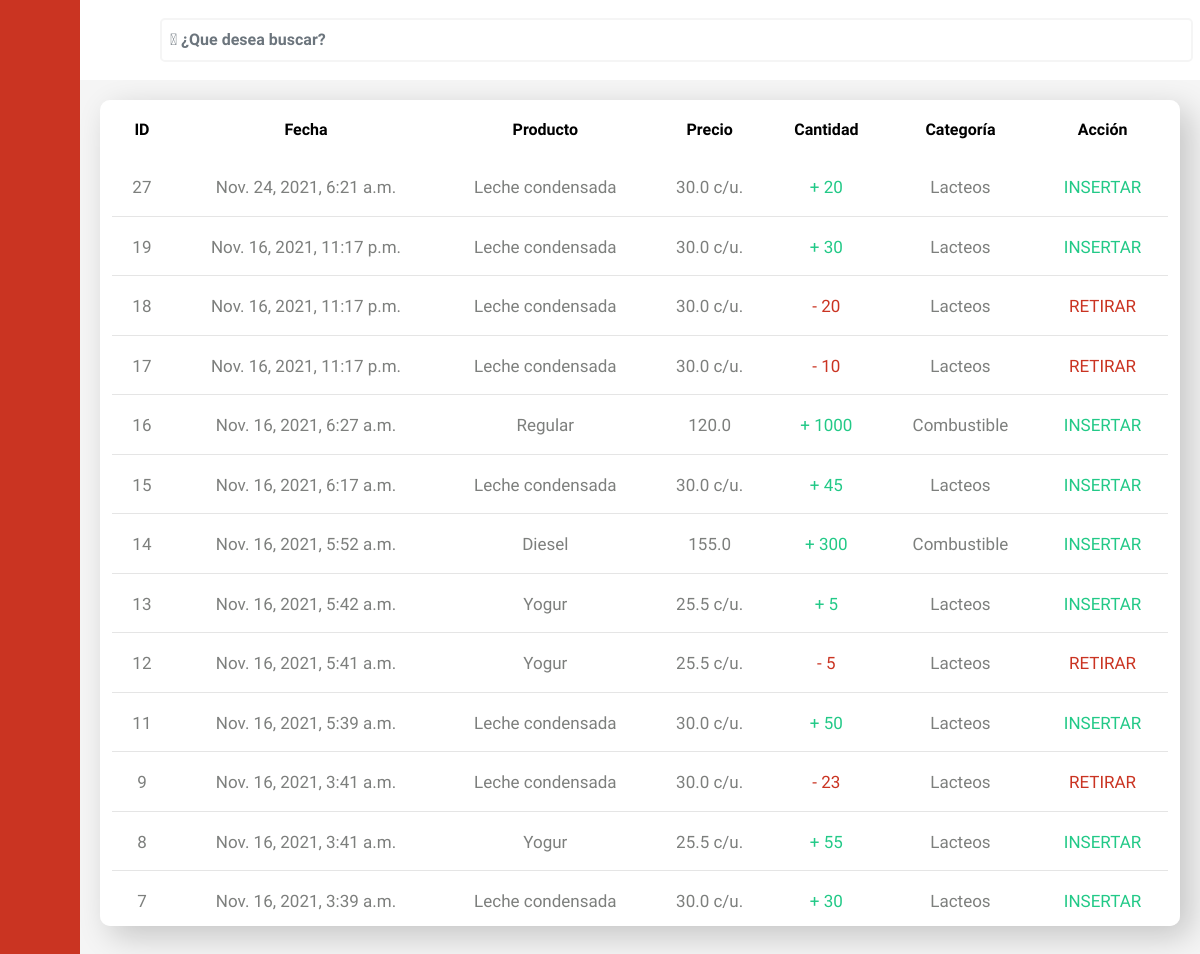
The app's page /NahuCar/history/ (signed in) with its own data.
### app_inventario/models.py (models this page shows, shortened)
class InventoriesHistory(models.Model):
    TYPEACTION = {
        ('1', 'INSERTAR'),
        ('2', 'RETIRAR'),
    }
    created_date = models.DateTimeField(auto_now_add=True, null=True, blank=True)
    quantity     =  models.IntegerField(null=True, blank=True)
    type_action  = models.CharField(max_length=1, choices=TYPEACTION, null=True, blank=True)
    inventory    = models.ForeignKey(Inventories,on_delete=models.CASCADE, null=True, blank=True)

class Inventories(models.Model):
    created_date    = models.DateTimeField(auto_now_add=True, null=True, blank=True)
    updated_date    = models.DateTimeField(auto_now=True, null=True, blank=True)
    inventory_stock = models.IntegerField(null=True, blank=True)
    product         = models.ForeignKey(Product, on_delete=models.CASCADE, null=True, blank=True)

class Product(models.Model):
    product_name      = models.CharField(max_length=50, null=True, blank=True)
    product_existence = models.IntegerField(null=True,blank=True)
    product_price     = models.FloatField(null=True, blank=True)
    category          = models.ForeignKey(Categories,on_delete=models.CASCADE, null=True, blank=True)
    product_active    = models.CharField(max_length=1, default="1", null=True, blank=True)

class Categories(models.Model):
    category_name = models.CharField(max_length=50, null=True, blank=True)

### app_inventario/views.py (the view)
# urls.py: path('history/', views.history, name='history'),
@login_required
def history(request):
    histories = InventoriesHistory.objects.all()[::-1]
    q = request.GET.get('q')
    if q:
        if InventoriesHistory.objects.filter(id__startswith=q):
            histories = InventoriesHistory.objects.filter(id__startswith=q)[::-1]
        elif InventoriesHistory.objects.filter(inventory__product__product_name__startswith=q):
            histories = InventoriesHistory.objects.filter(inventory__product__product_price__startswith=q)[::-1]
        elif InventoriesHistory.objects.filter(inventory__product__product_price__startswith=q):
            histories = InventoriesHistory.objects.filter(inventory__product__product_price__startswith=q)[::-1]
        elif InventoriesHistory.objects.filter(quantity__startswith=q):
            histories = InventoriesHistory.objects.filter(quantity__startswith=q)[::-1]
        elif InventoriesHistory.objects.filter(inventory__product__category__category_name__startswith=q):
            histories = InventoriesHistory.objects.filter(inventory__product__category__category_name__startswith=q)[::-1]
        else:
            histories = InventoriesHistory.objects.all()[::-1]
    else:
        histories = InventoriesHistory.objects.all()[::-1]
    ctx = {"histories":histories}
    return render(request, 'inventario/history.html',ctx)

### app_inventario/templates/inventario/history.html (shortened to what this page needs)
{% extends 'base.html' %}
{% load static %}
{% block css %}
    <link rel="stylesheet" href="{% static 'NahuCar/css/input_search.css' %}">
    <link rel="stylesheet" href="{% static 'NahuCar/css/form.css' %}">
    <link rel="stylesheet" href="{% static 'NahuCar/css/table.css' %}">
    <link rel="stylesheet" href="{% static 'NahuCar/css/filter.css' %}">
{% endblock css %}
{% block search %}
    <form action="{% url 'NahuCar:history' %}" method="get">
        <input style="width:100vh;"type="search" name="q" value="{{ q|default_if_none:'' }}" class="form-control" autocomplete="off" placeholder=" ¿Que desea buscar?">
    </form>
{% endblock search %}
{% block container %}
    <div class="container ">
        <div class="row">
            <div class="col-xl-12 col-lg-12 style-general-table">
                <table class="table-products">
                    <thead>
                        <tr>
                            <td>ID</td>
                            <td>Fecha</td>
                            <td>Producto</td>
                            <td>Precio</td>
                            <td>Cantidad</td>
                            <td>Categoría</td>
                            <td>Acción</td>
                        </tr>
                    </thead>
                    <tbody>
                        {% for record in histories %}
                            <tr>
                                <td>{{record.id}}</td>
                                <td>{{record.created_date}}</td>
                                <td>{{record.inventory.product.product_name}}</td>
                                {% if record.inventory.product.category.category_name == 'Combustible' %}
                                <td>{{record.inventory.product.product_price}} </td>
                                {% else %}
                                <td>{{record.inventory.product.product_price}} c/u.</td>
                                {% endif %}
                                {% if record.type_action == '1' %}
                                    <td style="color: #22c987;"> + {{record.quantity}}</td>
                                {% elif record.type_action == '2'%}
                                    <td style="color: #ca3422;"> - {{record.quantity}}</td>
                                {% endif %}
                                <td>{{record.inventory.product.category.category_name}}</td>
                                {% if record.type_action == '1' %}
                                    <td style="color: #22c987;"> {{record.get_type_action_display}}</td>
                                {% elif record.type_action == '2'%}
                                    <td style="color: #ca3422;"> {{record.get_type_action_display}}</td>
                                {% endif %}
                            </tr>
                        {% endfor %}
                    </tbody>
                </table>
            </div>
        </div>
    </div>
{% endblock container %}

### global_templates/base.html (shortened to what this page needs)
{% load static %}
<!DOCTYPE html>
<html lang="en">
<head>
    <link rel="stylesheet" href="{% static 'NahuCar/bootstrap/bootstrap.min.css' %}">
    <link rel="stylesheet" href="{% static 'NahuCar/css/menu.css' %}">
    <link href="https://haubek.github.io/dist/css/component-chosen.min.css" rel="stylesheet">
    {% block css %}{% endblock css %}
</head>
<body id="body">
    <header id="header">
        <div class="icon-menu">
            <i class="fas fa-bars" id="btn-open"></i>
        </div>
        {% block search %}{% endblock search %}
    </header>
    <div class="menu-side" id="menu-side">
        <div class="options-menu">
            <a href="{% url 'NahuCar:inventory' %}">
                <div class="option">
                    <i class="fas fa-gas-pump" title="Combustible"></i>
                    <h4>Inventario</h4>
                </div>
            </a>
            {% if request.user.is_superuser %}
                <a href="{% url 'NahuCar:products' %}">
                    <div class="option">
                        <i class="fas fa-shopping-cart" title="Producto"></i>
                        <h4>Producto</h4>
                    </div>
                </a>
                <a href="{% url 'NahuCar:employee' %}">
                    <div class="option">
                        <i class="far fa-user" title="Empleado"></i>
                        <h4>Empleados</h4>
                    </div>
                </a>
            {% endif %}
            <a href="{% url 'NahuCar:history' %}">
                <div class="option">
                    <i class="far fa-clipboard" title="Historial"></i>
                    <h4>Historial</h4>
                </div>
            </a>
            <a href="{% url 'log_out'%}">
                <div class="option">
                    <i class="fas fa-sign-out-alt" title="Cerrar-sesion"></i>
                    <h4>Cerrar Sesión</h4>
                </div>
            </a>
        </div>
    </div>
    <main>
        {% block container %}{% endblock container %}
    </main>
</body>
</html>

### app_inventario/static/NahuCar/css/menu.css (style rules this page uses)
* { margin: 0; padding: 0; box-sizing: border-box; text-decoration: none; }
body { margin-left: 80px; margin-top: 80px; transition: margin-left 300ms cubic-bezier(0.785, 0.135, 0.15, 0.86); background-color: #f5f5f5; font-family: 'muli','sans-serif'; }
main { width: 100%; height: 100%; padding: 20px; }
a { text-decoration: none; }
h4 { font-size: 16px; }
header { width: 100%; height: 80px; background: #fff; display: flex; align-items: center; position: fixed; top: 0; z-index: 200; }
.icon-menu { width: 50px; height: 100%; display: flex; justify-content: center; align-items: center; transform: translateX(10px); }
.icon-menu i { font-size: 20px; cursor: pointer; position: absolute; }
.menu-side { width: 80px; height: 100%; background: #ca3422; position: fixed; top: 0; left: 0; color: white; font-size: 18px; z-index: 300; overflow: hidden; overflow-y: scroll; border-right: 20px solid #ca3422; transition: all 300ms cubic-bezier(0.785, 0.135, 0.15, 0.86); }
.menu-side { -ms-overflow-style: none; scrollbar-width: none; }
.options-menu { padding: 20px 30px; position: absolute; top: 80px; }
.options-menu a { color: #f5f5f5; cursor: default; display: block; position: relative; transition: color 300ms; }
.options-menu .option { padding: 20px 0px; display: flex; align-items: center; position: relative; }
.options-menu .option i { width: 20px; margin-right: 20px; cursor: pointer; }
.options-menu .option h4 { font-weight: 400; cursor: pointer; }

### app_inventario/static/NahuCar/css/input_search.css (style rules this page uses)
input[type="search"] { margin-left: 30px; width: 70%; border: 2px solid #f5f5f5; border-radius: 5px; padding: 8px; }
input[type="search"]::placeholder { font-family: "Font Awesome 5 Free",'muli','sans-serif'; font-weight: 900; }

### app_inventario/static/NahuCar/css/form.css (style rules this page uses)
.style-general-table { background-color: #fff; height: 80vh; overflow-y: scroll; border-radius: 10px; box-shadow: 10px 10px 32px 0px rgba(0,0,0,0.2); }
.style-general-table { -ms-overflow-style: none; }

### app_inventario/static/NahuCar/css/table.css (style rules this page uses)
.table-products { width: 100%; text-align: center; border-collapse: separate; border-spacing: 0px 3px; }
.table-products thead, tbody, tr, td { padding: 15px; }
.table-products thead td { color: #000000; font-weight: bold; }
.table-products tbody tr { background-color: #fff; }
.table-products tbody td { font-size: 17px; color: #7D7F7D; border-bottom: 1px solid rgb(0, 0, 0, 0.1); }

### records on screen
InventoriesHistory: id "27", created_date "Nov. 24, 2021, 6:21 a.m.", inventory.product.product_name "Leche condensada", inventory.product.product_price "30.0", quantity "20", inventory.product.category.category_name "Lacteos", type_action "INSERTAR"
InventoriesHistory: id "19", created_date "Nov. 16, 2021, 11:17 p.m.", inventory.product.product_name "Leche condensada", inventory.product.product_price "30.0", quantity "30", inventory.product.category.category_name "Lacteos", type_action "INSERTAR"
InventoriesHistory: id "18", created_date "Nov. 16, 2021, 11:17 p.m.", inventory.product.product_name "Leche condensada", inventory.product.product_price "30.0", quantity "20", inventory.product.category.category_name "Lacteos", type_action "RETIRAR"
InventoriesHistory: id "17", created_date "Nov. 16, 2021, 11:17 p.m.", inventory.product.product_name "Leche condensada", inventory.product.product_price "30.0", quantity "10", inventory.product.category.category_name "Lacteos", type_action "RETIRAR"
InventoriesHistory: id "16", created_date "Nov. 16, 2021, 6:27 a.m.", inventory.product.product_name "Regular", inventory.product.product_price "120.0", quantity "1000", inventory.product.category.category_name "Combustible", type_action "INSERTAR"
InventoriesHistory: id "15", created_date "Nov. 16, 2021, 6:17 a.m.", inventory.product.product_name "Leche condensada", inventory.product.product_price "30.0", quantity "45", inventory.product.category.category_name "Lacteos", type_action "INSERTAR"
InventoriesHistory: id "14", created_date "Nov. 16, 2021, 5:52 a.m.", inventory.product.product_name "Diesel", inventory.product.product_price "155.0", quantity "300", inventory.product.category.category_name "Combustible", type_action "INSERTAR"
InventoriesHistory: id "13", created_date "Nov. 16, 2021, 5:42 a.m.", inventory.product.product_name "Yogur", inventory.product.product_price "25.5", quantity "5", inventory.product.category.category_name "Lacteos", type_action "INSERTAR"
InventoriesHistory: id "12", created_date "Nov. 16, 2021, 5:41 a.m.", inventory.product.product_name "Yogur", inventory.product.product_price "25.5", quantity "5", inventory.product.category.category_name "Lacteos", type_action "RETIRAR"
InventoriesHistory: id "11", created_date "Nov. 16, 2021, 5:39 a.m.", inventory.product.product_name "Leche condensada", inventory.product.product_price "30.0", quantity "50", inventory.product.category.category_name "Lacteos", type_action "INSERTAR"
InventoriesHistory: id "9", created_date "Nov. 16, 2021, 3:41 a.m.", inventory.product.product_name "Leche condensada", inventory.product.product_price "30.0", quantity "23", inventory.product.category.category_name "Lacteos", type_action "RETIRAR"
InventoriesHistory: id "8", created_date "Nov. 16, 2021, 3:41 a.m.", inventory.product.product_name "Yogur", inventory.product.product_price "25.5", quantity "55", inventory.product.category.category_name "Lacteos", type_action "INSERTAR"
InventoriesHistory: id "7", created_date "Nov. 16, 2021, 3:39 a.m.", inventory.product.product_name "Leche condensada", inventory.product.product_price "30.0", quantity "30", inventory.product.category.category_name "Lacteos", type_action "INSERTAR"
